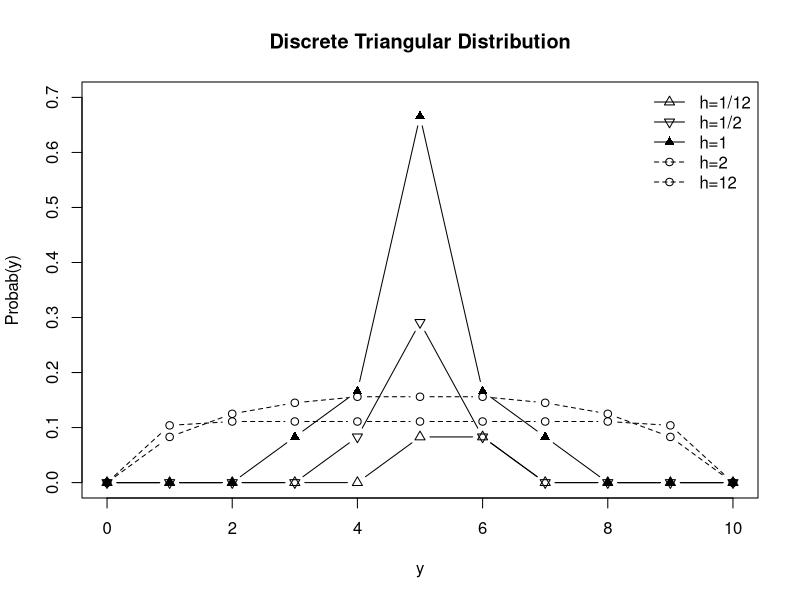
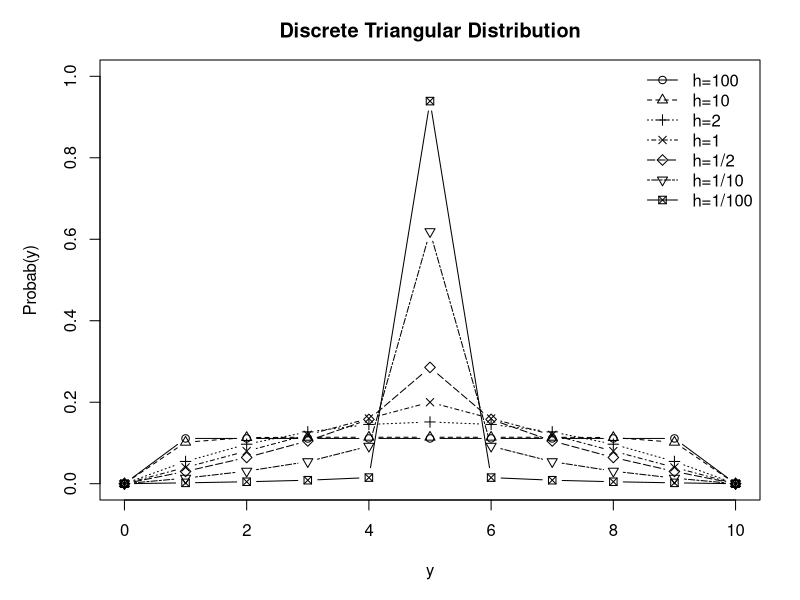

Write the R code that produced these figures, in order.
## ---- chunk 1
# Define the x-values (y) from 0 to 10
y <- 0:10

# Define the probability values (Probab(y)) for each 'h' value.
# The values appear to be manually defined or generated by a specific formula not specified in the image.
probs_h1_12 <- c(0, 0, 0, 0, 0, 0.083, 0.083, 0, 0, 0, 0)
probs_h1_2 <- c(0, 0, 0, 0, 0.083, 0.291, 0.083, 0, 0, 0, 0)
probs_h1 <- c(0, 0, 0, 0.083, 0.166, 0.666, 0.166, 0.083, 0, 0, 0)
probs_h2 <- c(0, 0.083, 0.125, 0.145, 0.156, 0.156, 0.156, 0.145, 0.125, 0.083, 0) # Approximate values based on visual representation
probs_h12 <- c(0, 0.104, 0.111, 0.111, 0.111, 0.111, 0.111, 0.111, 0.111, 0.104, 0) # Approximate values based on visual representation

# Create a data frame (or matrix) to store all the probability values
plot_data <- data.frame(y, probs_h1_12, probs_h1_2, probs_h1, probs_h2, probs_h12)

# Set up the plotting area, define limits and labels

plot(y, probs_h1_12, type = "n",
     ylim = c(0, 0.7), xlim = c(0, 10),
     xlab = "y", ylab = "Probab(y)",
     main = "Discrete Triangular Distribution")

# Add lines and points for each 'h' value, specifying different point types (pch) and line types (lty)
lines(y, probs_h1_12, type = "b", pch = 2, lty = 1) # h=1/12 (solid triangle)
lines(y, probs_h1_2, type = "b", pch = 6, lty = 1)  # h=1/2 (inverted solid triangle)
lines(y, probs_h1, type = "b", pch = 17, lty = 1)  # h=1 (solid triangle fillable)
lines(y, probs_h2, type = "b", pch = 1, lty = 2)   # h=2 (hollow circle, dashed line)
lines(y, probs_h12, type = "b", pch = 1, lty = 2)  # h=12 (hollow circle, dashed line)

# Add a legend to the top right corner

legend("topright",
       legend = c("h=1/12", "h=1/2", "h=1", "h=2", "h=12"),
       pch = c(2, 6, 17, 1, 1),
       lty = c(1, 1, 1, 2, 2),
       col = c("black", "black", "black", "black", "black"),
       bty = "n") # Removes the box around the legend
## ---- chunk 2
discrete_triang_kernel <- function(xi, x, h, a) {
  num <- (a + 1)^h - abs(xi - x)^h
  num[num < 0] <- 0
  P_ah <- (2 * a + 1) * (a + 1)^h - 2 * sum((0:a)^h)
  return(num / P_ah)
}

a = 4
c = 5
xi = 0:10
h_grid = c(100,10,2,1,1/2,1/10,1/100)

Pr = list()
for (i in seq_along(h_grid)) {
  h = h_grid[i]
  Pr[[i]] = discrete_triang_kernel(xi, c, h, a)
}



png("tall_plot.png", width = 1000, height = 1200)
par(mar = c(5, 5, 3, 2))
plot(xi, Pr[[1]], type = "n",
     ylim = c(0, 1), xlim = c(0, 10),
     xlab = "y", ylab = "Probab(y)",
     main = "Discrete Triangular Distribution")
lines(xi, Pr[[1]], type = "b", pch = 1, lty = 1)
lines(xi, Pr[[2]], type = "b", pch = 2, lty = 2)
lines(xi, Pr[[3]], type = "b", pch = 3, lty = 3)
lines(xi, Pr[[4]], type = "b", pch = 4, lty = 4)
lines(xi, Pr[[5]], type = "b", pch = 5, lty = 5)
lines(xi, Pr[[6]], type = "b", pch = 6, lty = 6)
lines(xi, Pr[[7]], type = "b", pch = 7, lty = 7)

legend("topright",
       legend = c("h=100", "h=10", "h=2", "h=1", "h=1/2", "h=1/10", "h=1/100"),
       pch = c(1, 2, 3, 4, 5, 6, 7),
       lty = c(1, 2, 3, 4, 5, 6, 7),
       col = c("black", "black", "black", "black", "black"),
       bty = "n")

dev.off()

 
  

